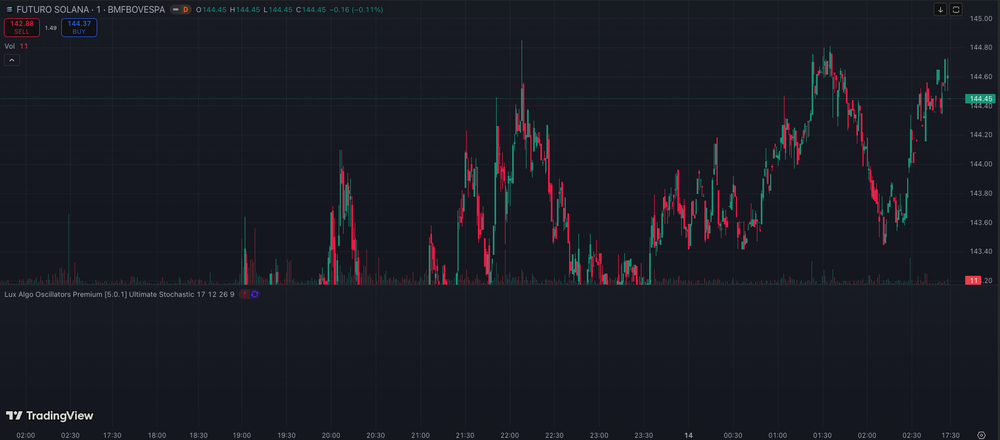
#> input picture data/sample_chart.png, 1000 x 440 px, shrunk from 1810 x 796 before the run
$ jupyter execute market_structure_engine.ipynb
#> lines starting #> are read from the running program, lines starting #| are printed output that depends on the picture; after the words box and inside, x2 and y2 are one past the last pixel; in counts of white or black regions, pixels touching at a corner belong together
[cell 1]
import os
import numpy as np
import pandas as pd
import cv2
import pytesseract
import matplotlib.pyplot as plt
from typing import List, Tuple, Dict
from PIL import Image
from scipy.signal import find_peaks
from sklearn.linear_model import LinearRegression
from sklearn.cluster import KMeans
from skimage.filters import threshold_otsu
from skimage.morphology import skeletonize

[cell 2]
plt.style.use("seaborn-v0_8-darkgrid")

IMAGE_PATH = "../data/sample_chart.png"

assert os.path.exists(IMAGE_PATH), "Chart image not found"

img_bgr = cv2.imread(IMAGE_PATH)
#> img_bgr is the input picture: shape (440, 1000, 3); mean B, G, R 34.8, 27.1, 25
if img_bgr is None:
    raise ValueError("Failed to load image")

img_rgb = cv2.cvtColor(img_bgr, cv2.COLOR_BGR2RGB)

plt.figure(figsize=(10, 5))
plt.imshow(img_rgb)
plt.title("Input Trading Chart")
plt.axis("off")

[cell 3]
gray = cv2.cvtColor(img_bgr, cv2.COLOR_BGR2GRAY)
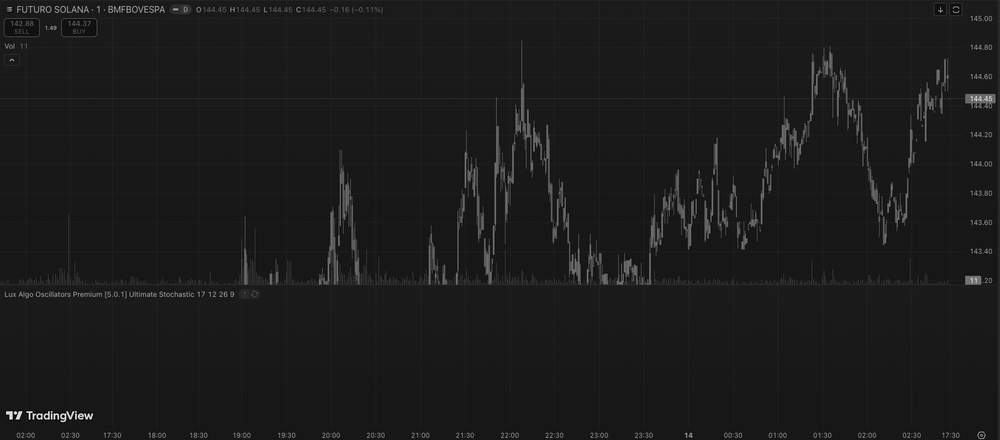
#> gray: shape (440, 1000); min 0, max 255, mean 27.4
gray = cv2.GaussianBlur(gray, (5, 5), 0)

plt.figure(figsize=(10, 4))
plt.imshow(gray, cmap="gray")
plt.title("Grayscale & Denoised")
plt.axis("off")

[cell 4]
thresh = threshold_otsu(gray)
#> thresh = 46
binary = gray < thresh
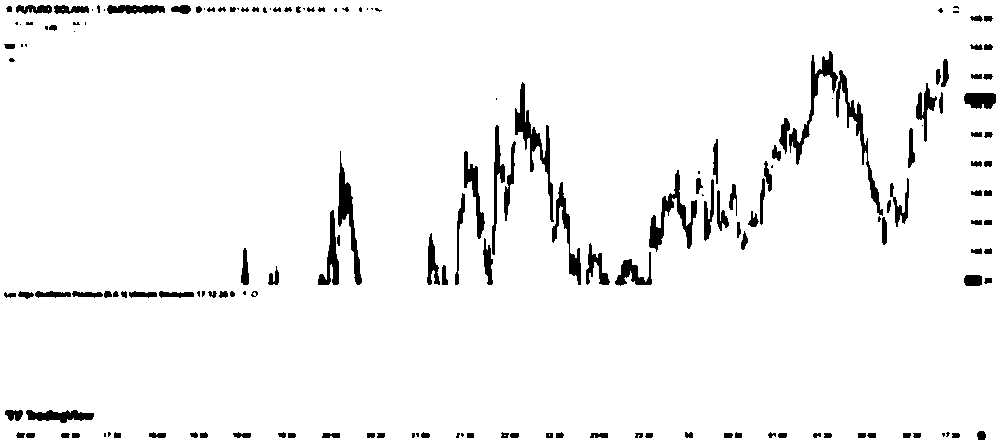
#> binary: shape (440, 1000) bool; 95.5% white; 172 black regions (44 under 20 px), largest, box (x1, y1, x2, y2) and area: (515, 82, 554, 222) 1182, (649, 170, 697, 252) 1096, (836, 70, 883, 216) 995

plt.figure(figsize=(10, 4))
plt.imshow(binary, cmap="gray")
plt.title("Binary Chart Mask")
plt.axis("off")

[cell 5]
height, width = binary.shape
#> height = 440; width = 1000
price_pixels = []

for x in range(width):
    ys = np.where(binary[:, x])[0]
    price_pixels.append(np.mean(ys) if len(ys) > 0 else np.nan)
#> after the loop, price_pixels = 1000 values, max 241.1 at index 812, min 210.8 at index 333, mean 220.1

price_pixels = pd.Series(price_pixels).interpolate().to_numpy()

price_series = height - price_pixels
#> price_series = 1000 values, max 229.2 at index 333, min 198.9 at index 812, mean 219.9
price_series = (price_series - price_series.min()) / (
    price_series.max() - price_series.min()
)
#> price_series = 1000 values, max 1 at index 333, min 0 at index 812, mean 0.692

plt.figure(figsize=(12, 4))
plt.plot(price_series)
plt.title("Extracted Price Series (Normalized)")
plt.show()
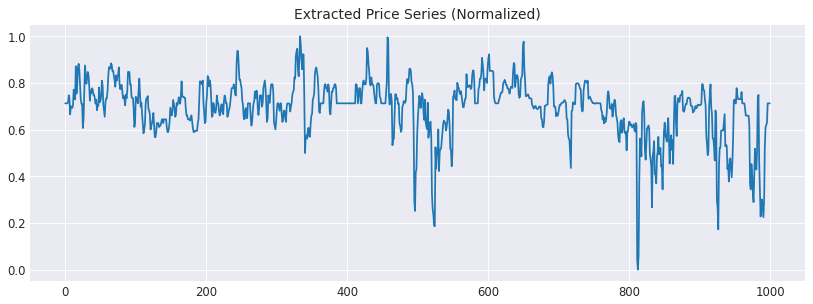
#> figure drawn by matplotlib, 1 panel; curve peaks at x = 333, y = 1

[cell 6]
X = np.arange(len(price_series)).reshape(-1, 1)
#> X = 1000 values from 0 to 999
y = price_series.reshape(-1, 1)
#> y has the same summary as price_series

lr = LinearRegression()
lr.fit(X, y)

trend_line = lr.predict(X).flatten()
#> trend_line = 1000 values, max 0.766 at index 0, min 0.618 at index 999, mean 0.692
trend_slope = lr.coef_[0][0]

returns = np.diff(price_series)
#> returns = 999 values, max 0.339 at index 524, min -0.575 at index 810, mean 1.11e-19
volatility = np.std(returns)
#> volatility = 0.0598

plt.figure(figsize=(12, 4))
plt.plot(price_series, label="Price")
plt.plot(trend_line, label="Trend", linewidth=2)
plt.legend()
plt.show()
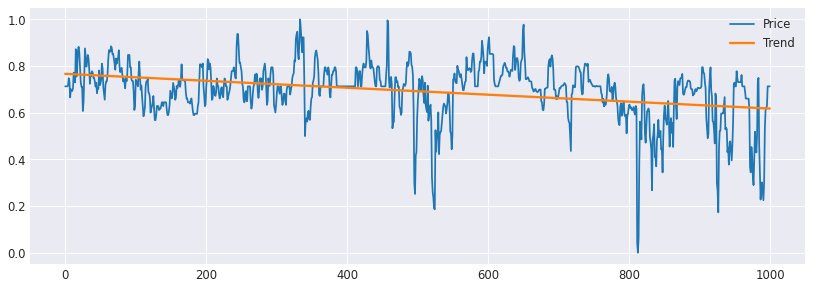
#> figure drawn by matplotlib, 1 panel; curve peaks at x = 333, y = 1; curve peaks at x = 0, y = 0.766

[cell 7]
edges = cv2.Canny(gray, 50, 150)
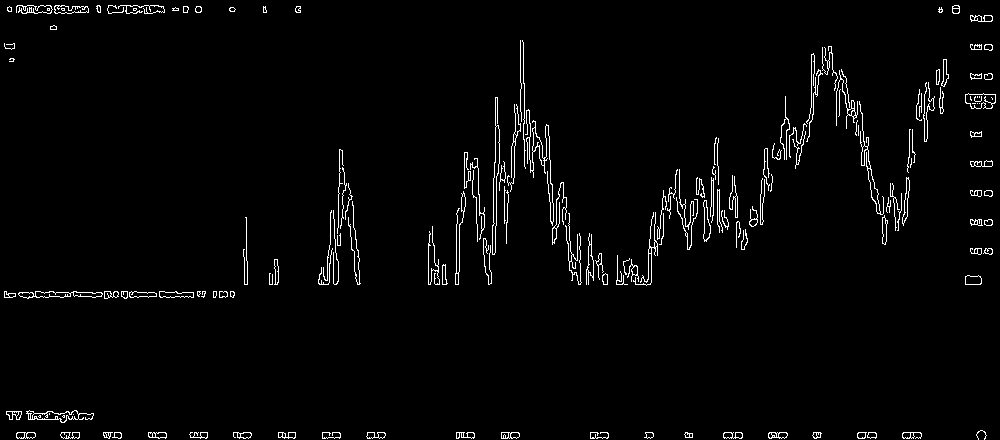
#> edges: shape (440, 1000); 2.5% white in thin lines or dots
kernel = np.ones((3, 3), np.uint8)
#> kernel = [[1, 1, 1], [1, 1, 1], [1, 1, 1]]
edges = cv2.dilate(edges, kernel, iterations=1)
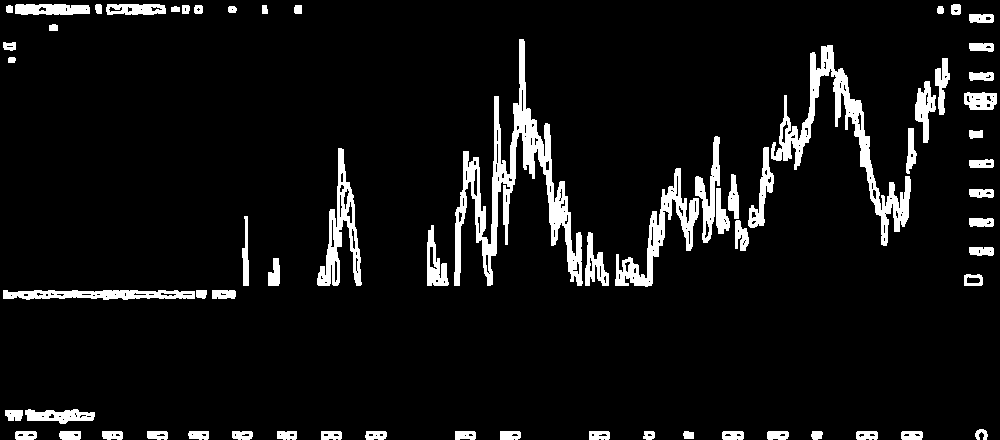
#> edges: shape (440, 1000); 7.3% white; 66 white regions

plt.figure(figsize=(12, 4))
plt.imshow(edges, cmap="gray")
plt.title("Candle Edge Map")
plt.axis("off")

[cell 8]
contours, _ = cv2.findContours(
    edges, cv2.RETR_EXTERNAL, cv2.CHAIN_APPROX_SIMPLE
)
#> contours = 66 contours; largest, box (x1, y1, x2, y2) and area: (454, 39, 583, 286) 6534, (771, 45, 911, 246) 4221, (615, 168, 699, 287) 2276, (317, 148, 362, 286) 2120, (3, 290, 195, 300) 1322

candles = []
for cnt in contours:
    x, y, w, h = cv2.boundingRect(cnt)
    if h > 20 and w < 15:
        candles.append((x, y, w, h))
#> this loop made 66 passes
#> (x, y, w, h) on passes 1 to 12: (901, 431, 22, 9), (856, 431, 22, 9), (811, 431, 12, 9), (767, 431, 22, 9), (722, 431, 22, 9), (683, 431, 11, 8), (643, 431, 12, 9), (589, 431, 21, 9), (500, 431, 21, 9), (455, 431, 21, 9), (365, 431, 22, 9), (321, 431, 21, 9)
#> after the loop, candles = [(268, 258, 12, 28), (735, 220, 14, 31), (242, 216, 7, 70), (716, 188, 14, 46), (728, 174, 11, 45), (906, 128, 11, 46)]

[cell 9]
candle_vis = img_rgb.copy()

for x, y, w, h in candles:
    cv2.rectangle(candle_vis, (x, y), (x + w, y + h), (255, 0, 0), 1)
#> this loop made 6 passes
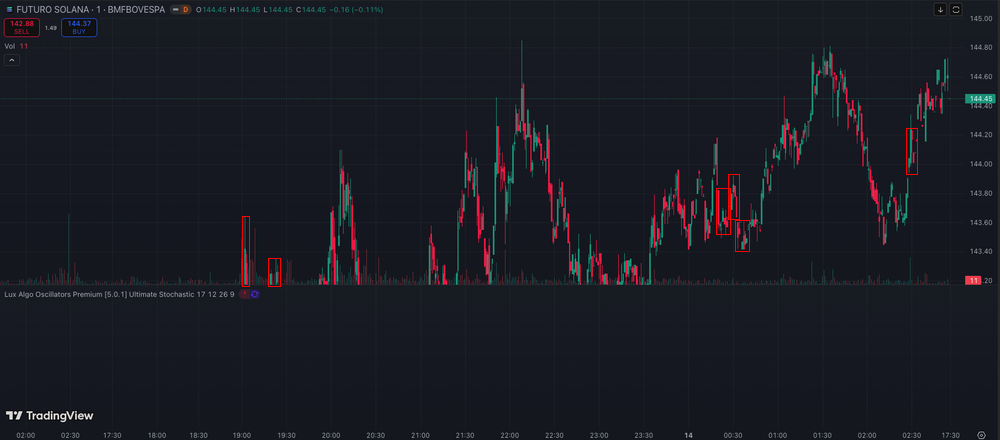
#> candle_vis: shape (440, 1000, 3); mean R, G, B 25.4, 27, 34.8

plt.figure(figsize=(12, 4))
plt.imshow(candle_vis)
plt.title("Detected Candlesticks")
plt.axis("off")

[cell 10]
swing_highs, _ = find_peaks(price_series, distance=30, prominence=0.02)
#> swing_highs = 23 values from 19 to 983
swing_lows, _ = find_peaks(-price_series, distance=30, prominence=0.02)
#> swing_lows = 23 values from 25 to 990

plt.figure(figsize=(12, 4))
plt.plot(price_series)
plt.scatter(swing_highs, price_series[swing_highs], color="red", label="Highs")
plt.scatter(swing_lows, price_series[swing_lows], color="green", label="Lows")
plt.legend()
plt.title("Swing Structure")
plt.show()
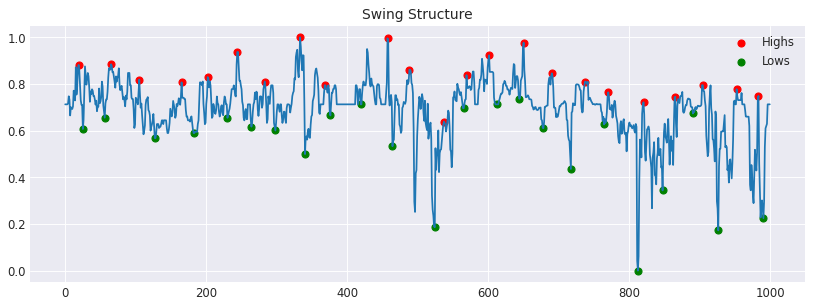
#> figure drawn by matplotlib, 1 panel; curve peaks at x = 333, y = 1

[cell 11]
structure = []

for i in range(1, len(swing_highs)):
    structure.append(
        "HH" if price_series[swing_highs[i]] > price_series[swing_highs[i - 1]] else "LH"
    )
#> this loop made 22 passes
#> after the loop, structure = ['HH', 'LH', 'LH', 'HH', 'HH', 'LH', 'HH', 'LH', 'HH', 'LH', 'LH', 'HH', 'HH', 'HH', 'LH', 'LH', 'LH', 'LH', 'HH', 'HH', 'LH', 'LH']

for i in range(1, len(swing_lows)):
    structure.append(
        "HL" if price_series[swing_lows[i]] > price_series[swing_lows[i - 1]] else "LL"
    )
#> after the loop, structure = 44 items, first 6: 'HH', 'LH', 'LH', 'HH', 'HH', 'LH'

[cell 12]
levels = np.concatenate([
    price_series[swing_highs],
    price_series[swing_lows]
]).reshape(-1, 1)
#> levels = 46 values, max 1 at index 7, min 0 at index 41, mean 0.681

kmeans = KMeans(n_clusters=4, n_init=10, random_state=42)
kmeans.fit(levels)

zones = sorted(kmeans.cluster_centers_.flatten())

plt.figure(figsize=(12, 4))
plt.plot(price_series)
for z in zones:
    plt.axhline(z, linestyle="--", alpha=0.6)
plt.title("Support & Resistance Zones")
plt.show()
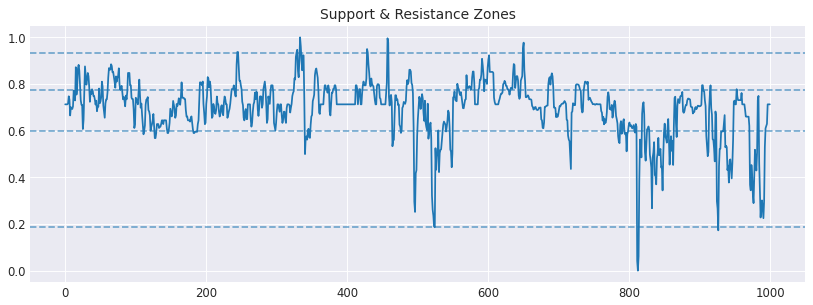
#> figure drawn by matplotlib, 1 panel; curve peaks at x = 333, y = 1

[cell 13]
score = 0

score += np.sign(trend_slope) * 2
#> score = -2

bullish = structure.count("HH") + structure.count("HL")
#> bullish = 22
bearish = structure.count("LH") + structure.count("LL")
#> bearish = 22

score += 2 if bullish > bearish else -2
#> score = -4

if volatility > 0.02:
    score -= 1
#> score = -5

[cell 14]
if score >= 3:
    signal = "Strong Long Bias"
elif score >= 1:
    signal = "Weak Long Bias"
elif score <= -3:
    signal = "Strong Short Bias"
elif score <= -1:
    signal = "Weak Short Bias"
else:
    signal = "No Trade / Wait"

[cell 15]
print(" --- MARKET STRUCTURE ANALYSIS ---")
print("=" * 50)

print(f"Trend Slope      : {trend_slope:.5f}")
print(f"Volatility       : {volatility:.5f}")
#| Volatility       : 0.05982
print(f"Market Structure : {structure[-6:]}")
#| Market Structure : ['HL', 'LL', 'HL', 'HL', 'LL', 'HL']
print(f"SR Zones         : {[round(z, 3) for z in zones]}")

print("\n--- TRADING SIGNAL ---")
print(f"Signal           : {signal}")
print(f"Confidence Score : {score}")
#| Confidence Score : -5.0
